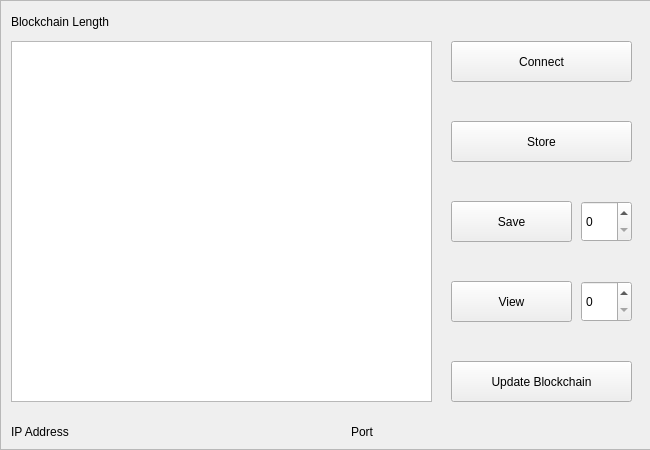
<?xml version="1.0" encoding="UTF-8"?>
<ui version="4.0">
 <class>MainWindow</class>
 <widget class="QMainWindow" name="MainWindow">
  <property name="geometry">
   <rect>
    <x>0</x>
    <y>0</y>
    <width>650</width>
    <height>450</height>
   </rect>
  </property>
  <property name="windowTitle">
   <string>MainWindow</string>
  </property>
  <widget class="QWidget" name="centralWidget">
   <widget class="QScrollArea" name="scrollArea">
    <property name="geometry">
     <rect>
      <x>0</x>
      <y>0</y>
      <width>660</width>
      <height>450</height>
     </rect>
    </property>
    <property name="minimumSize">
     <size>
      <width>200</width>
      <height>200</height>
     </size>
    </property>
    <property name="widgetResizable">
     <bool>true</bool>
    </property>
    <widget class="QWidget" name="scrollAreaWidgetContents">
     <property name="geometry">
      <rect>
       <x>0</x>
       <y>0</y>
       <width>658</width>
       <height>448</height>
      </rect>
     </property>
     <widget class="QTextBrowser" name="textBrowser">
      <property name="geometry">
       <rect>
        <x>10</x>
        <y>40</y>
        <width>421</width>
        <height>361</height>
       </rect>
      </property>
     </widget>
     <widget class="QPushButton" name="Connect">
      <property name="geometry">
       <rect>
        <x>450</x>
        <y>40</y>
        <width>181</width>
        <height>41</height>
       </rect>
      </property>
      <property name="text">
       <string>Connect</string>
      </property>
     </widget>
     <widget class="QPushButton" name="Store">
      <property name="geometry">
       <rect>
        <x>450</x>
        <y>120</y>
        <width>181</width>
        <height>41</height>
       </rect>
      </property>
      <property name="text">
       <string>Store</string>
      </property>
     </widget>
     <widget class="QPushButton" name="Save">
      <property name="geometry">
       <rect>
        <x>450</x>
        <y>200</y>
        <width>121</width>
        <height>41</height>
       </rect>
      </property>
      <property name="text">
       <string>Save</string>
      </property>
     </widget>
     <widget class="QPushButton" name="View">
      <property name="geometry">
       <rect>
        <x>450</x>
        <y>280</y>
        <width>121</width>
        <height>41</height>
       </rect>
      </property>
      <property name="text">
       <string>View</string>
      </property>
     </widget>
     <widget class="QPushButton" name="UpdateBlockchain">
      <property name="geometry">
       <rect>
        <x>450</x>
        <y>360</y>
        <width>181</width>
        <height>41</height>
       </rect>
      </property>
      <property name="text">
       <string>Update Blockchain</string>
      </property>
     </widget>
     <widget class="QSpinBox" name="spinBox_1">
      <property name="geometry">
       <rect>
        <x>580</x>
        <y>200</y>
        <width>51</width>
        <height>41</height>
       </rect>
      </property>
      <property name="maximum">
       <number>99999999</number>
      </property>
     </widget>
     <widget class="QSpinBox" name="spinBox_2">
      <property name="geometry">
       <rect>
        <x>580</x>
        <y>280</y>
        <width>51</width>
        <height>41</height>
       </rect>
      </property>
      <property name="maximum">
       <number>99999999</number>
      </property>
     </widget>
     <widget class="QLabel" name="label">
      <property name="geometry">
       <rect>
        <x>10</x>
        <y>10</y>
        <width>621</width>
        <height>21</height>
       </rect>
      </property>
      <property name="font">
       <font>
        <pointsize>9</pointsize>
       </font>
      </property>
      <property name="text">
       <string>Blockchain Length</string>
      </property>
     </widget>
     <widget class="QLabel" name="ipLabel">
      <property name="geometry">
       <rect>
        <x>10</x>
        <y>420</y>
        <width>421</width>
        <height>21</height>
       </rect>
      </property>
      <property name="font">
       <font>
        <pointsize>9</pointsize>
       </font>
      </property>
      <property name="text">
       <string>IP Address</string>
      </property>
     </widget>
     <widget class="QLabel" name="portLabel">
      <property name="geometry">
       <rect>
        <x>350</x>
        <y>420</y>
        <width>281</width>
        <height>21</height>
       </rect>
      </property>
      <property name="font">
       <font>
        <pointsize>9</pointsize>
       </font>
      </property>
      <property name="text">
       <string>Port</string>
      </property>
     </widget>
    </widget>
   </widget>
  </widget>
 </widget>
 <layoutdefault spacing="6" margin="11"/>
 <resources/>
 <connections/>
</ui>
